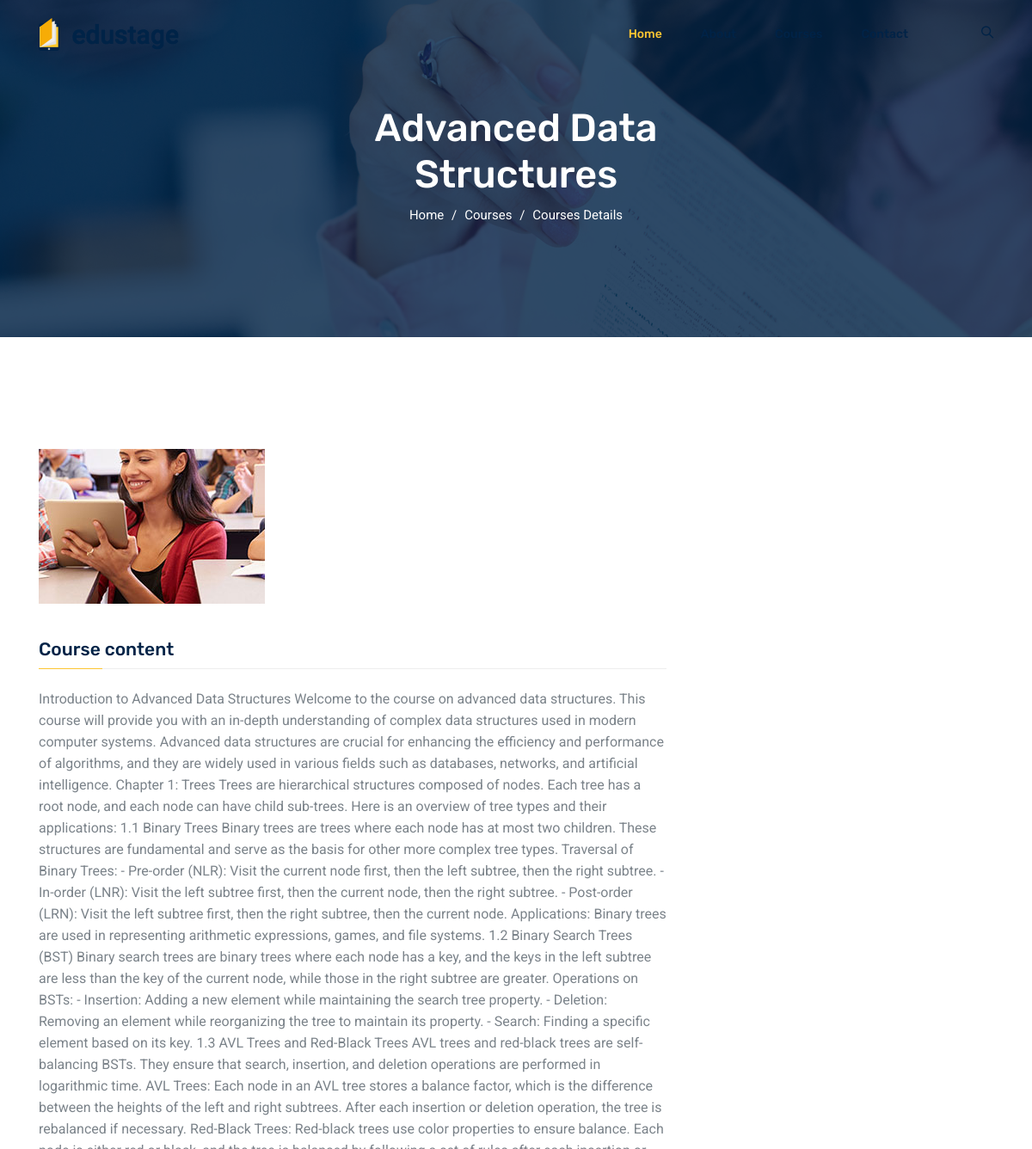
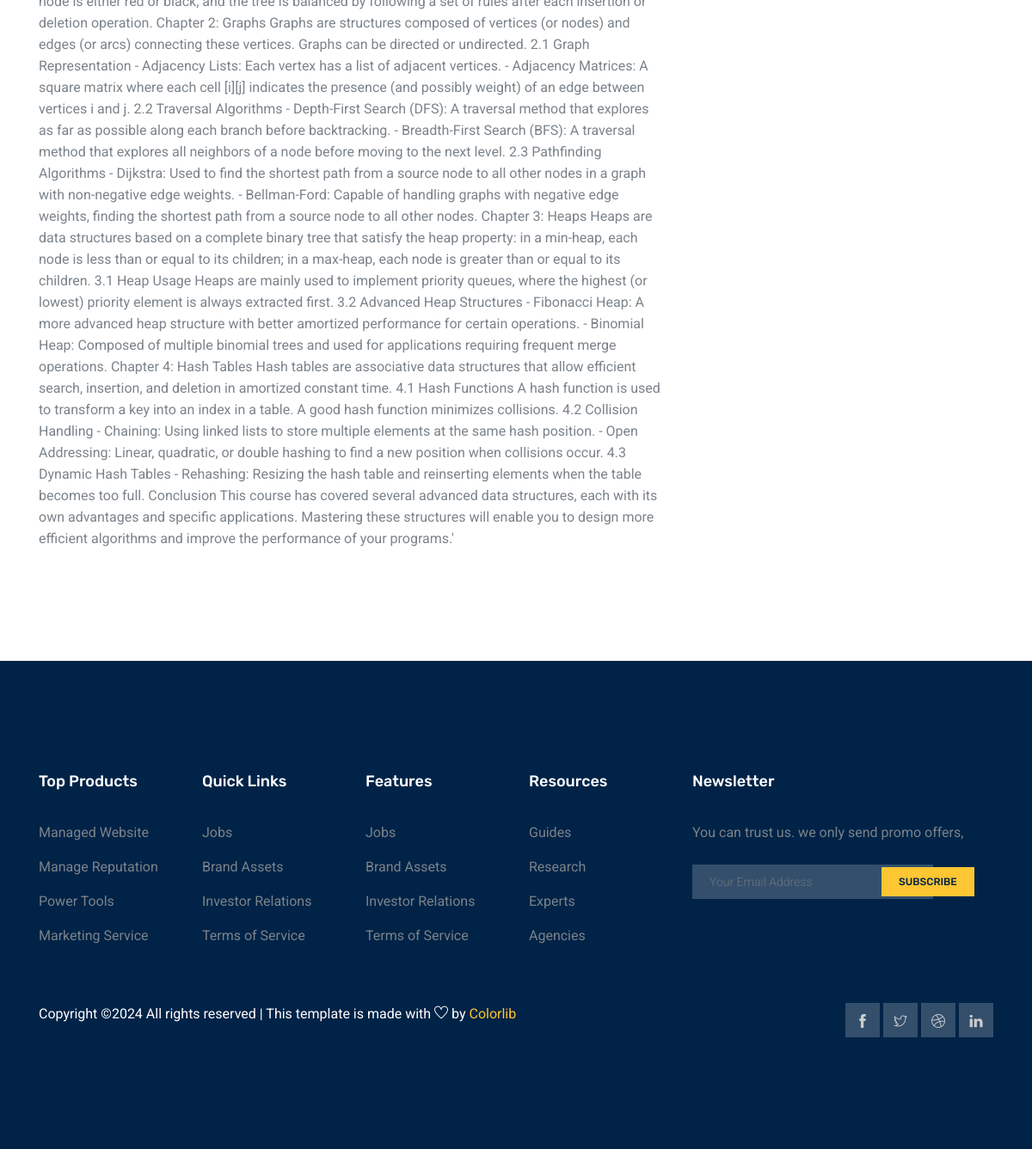
The app's page /lesson/4 with its own data (2 pictures, top to bottom).
### app/models.py (models this page shows, shortened)
class Lesson(models.Model):
    title = models.CharField(max_length=200)
    course = models.ForeignKey(Course , related_name='lessons', on_delete=models.CASCADE)
    order = models.PositiveIntegerField()
    image_lesson = models.ImageField(upload_to='lessonimg')
    content = models.TextField(blank=True, null=True)

### app/views.py (the view)
# urls.py: path('lesson/<int:pk>', views.Lesson_details.as_view(), name='lesson_details'),
class Lesson_details(View):
 def get(self, request,pk):
    lesson=Lesson.objects.get(pk=pk)
    return render(request, 'app/lesson-details.html', locals())

### app/templates/app/lesson-details.html (shortened to what this page needs)
{% extends 'app/base.html' %}
{% load static %}
{%block content%}
{% block banner-slider %}
<section class="banner_area">
    <div class="banner_inner d-flex align-items-center">
      <div class="overlay"></div>
      <div class="container">
        <div class="row justify-content-center">
          <div class="col-lg-6">
            <div class="banner_content text-center">
              <h2> {{ lesson.title }}</h2>
              <div class="page_link">
                <a href="index.html">Home</a>
                <a href="courses.html">Courses</a>
                <a href="course-details.html">Courses Details</a>
              </div>
            </div>
          </div>
        </div>
      </div>
    </div>
  </section>
{% endblock banner-slider %}
{%block main-content%}
<section class="course_details_area section_gap">
    <div class="container">
        <div class="row">
            <div class="col-lg-8 course_details_left">
                <div class="main_image">
                    <img class="img-fluid" src="{{ lesson.image_lesson.url }}" alt="">
                </div>
                <div class="content_wrapper">
                    <h4 class="title">Course content</h4>
                    <div class="content">
                        {{ lesson.content }}
                    </div>
                </div>
            </div>
            </div>
        </div>
</section>
{%endblock main-content%}
{%endblock content%}

### records on screen
Lesson: title "Advanced Data Structures", image_lesson (picture), content "Introduction to Advanced Data Structures Welcome to the course on advanced data structures. This course will provide you with an in-depth understanding of complex data structures used in modern computer systems. Advanced data structures are crucial for enhancing the efficiency and performance of algorithms, and they are widely used in various fields such as databases, networks, and artificial intelligence. Chapter 1: Trees Trees are hierarchical structures composed of nodes. Each tree has a root node, and each node can have child sub-trees. Here is an overview of tree types and their applications: 1.1 Binary Trees Binary trees are trees where each node has at most two children. These…"
